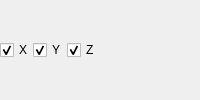
                                                            <widget class="QWidget" name="rotate_valueWidget"
                                                                    native="true">
                                                                <layout class="QHBoxLayout" name="rotate_valueWidgets">
                                                                    <property name="spacing">
                                                                        <number>0</number>
                                                                    </property>
                                                                    <property name="margin">
                                                                        <number>0</number>
                                                                    </property>
                                                                    <item>
                                                                        <layout class="QGridLayout" name="gridLayout_3">
                                                                            <item row="0" column="0">
                                                                                <widget class="QCheckBox"
                                                                                        name="rx_checkBox">
                                                                                    <property name="text">
                                                                                        <string>X</string>
                                                                                    </property>
                                                                                    <property name="checked">
                                                                                        <bool>true</bool>
                                                                                    </property>
                                                                                </widget>
                                                                            </item>
                                                                            <item row="0" column="2">
                                                                                <widget class="QCheckBox"
                                                                                        name="rz_checkBox">
                                                                                    <property name="text">
                                                                                        <string>Z</string>
                                                                                    </property>
                                                                                    <property name="checked">
                                                                                        <bool>true</bool>
                                                                                    </property>
                                                                                </widget>
                                                                            </item>
                                                                            <item row="0" column="1">
                                                                                <widget class="QCheckBox"
                                                                                        name="ry_checkBox">
                                                                                    <property name="text">
                                                                                        <string>Y</string>
                                                                                    </property>
                                                                                    <property name="checked">
                                                                                        <bool>true</bool>
                                                                                    </property>
                                                                                </widget>
                                                                            </item>
                                                                        </layout>
                                                                    </item>
                                                                    <item>
                                                                        <widget class="QLabel" name="label_7">
                                                                            <property name="minimumSize">
                                                                                <size>
                                                                                    <width>0</width>
                                                                                    <height>20</height>
                                                                                </size>
                                                                            </property>
                                                                            <property name="text">
                                                                                <string/>
                                                                            </property>
                                                                        </widget>
                                                                    </item>
                                                                </layout>
                                                            </widget>
